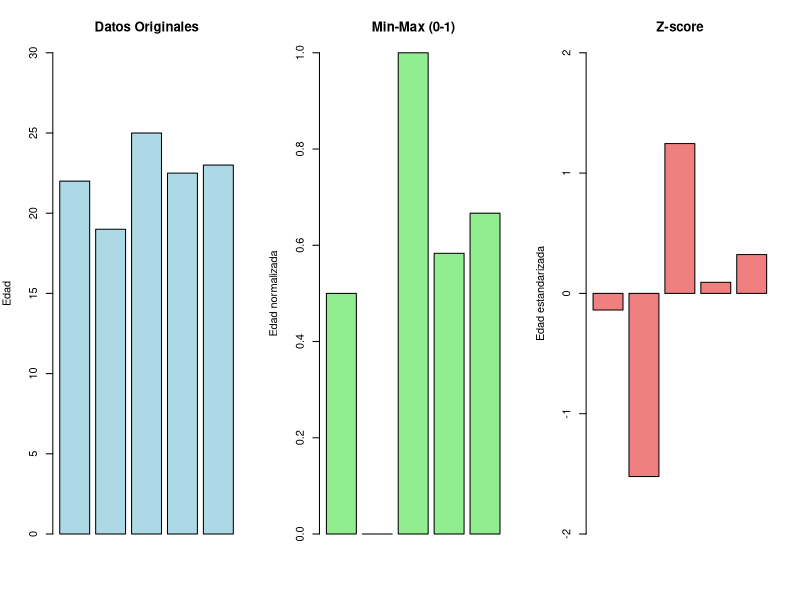

This chart was generated by the following R code:
## ---- chunk 1
knitr::opts_chunk$set(echo = TRUE, comment = "", warning = FALSE, message = FALSE)
## ---- chunk 2
# Datos brutos con problemas de formato
datos_brutos <- data.frame(
  nombre = c("Ana García", "PEDRO lópez", "  María Torres", "juan Pérez  ", "Lucía Martín"),
  edad = c(22, 19, 25, NA, 23),
  horas_estudio = c(15, 8, 20, 12, 18),
  nivel = c("Grado", "grado", "MÁSTER", "  Grado ", "Postgrado"),
  ciudad = c("Valencia", "madrid", "BARCELONA", "valencia ", "  Madrid"),
  beca = c("Sí", "No", "si", "NO", "SÍ"),
  nota_media = c(7.5, 5.2, 8.9, 6.1, 7.8),
  stringsAsFactors = FALSE
)

print(datos_brutos)
## ---- chunk 3
# Eliminar espacios al inicio y final
datos_brutos$nombre <- trimws(datos_brutos$nombre)
datos_brutos$nivel <- trimws(datos_brutos$nivel)
datos_brutos$ciudad <- trimws(datos_brutos$ciudad)
## ---- chunk 4
# Nombres propios: Primera letra mayúscula
datos_brutos$nombre <- tools::toTitleCase(tolower(datos_brutos$nombre))
datos_brutos$ciudad <- tools::toTitleCase(tolower(datos_brutos$ciudad))

# Categorías: Capitalizar primera letra
datos_brutos$nivel <- paste0(toupper(substring(datos_brutos$nivel, 1, 1)), 
                              tolower(substring(datos_brutos$nivel, 2)))
## ---- chunk 5
# Estandarizar valores booleanos
datos_brutos$beca <- tolower(datos_brutos$beca)
datos_brutos$beca[datos_brutos$beca %in% c("sí", "si")] <- "Sí"
datos_brutos$beca[datos_brutos$beca == "no"] <- "No"
## ---- chunk 6
print(datos_brutos)
## ---- chunk 7
# Rellenar valores faltantes con la mediana
datos_brutos$edad[is.na(datos_brutos$edad)] <- median(datos_brutos$edad, na.rm = TRUE)

print("Después de imputación:")
print(datos_brutos)
## ---- chunk 8
datos_brutos$beca_num <- ifelse(datos_brutos$beca == "Sí", 1, 0)
## ---- chunk 9
# Grado < Postgrado < Máster
nivel_orden <- c("Grado" = 1, "Postgrado" = 2, "Máster" = 3)
datos_brutos$nivel_num <- nivel_orden[datos_brutos$nivel]
## ---- chunk 10
# One-Hot Encoding para ciudad
datos_brutos$ciudad_Barcelona <- ifelse(datos_brutos$ciudad == "Barcelona", 1, 0)
datos_brutos$ciudad_Madrid <- ifelse(datos_brutos$ciudad == "Madrid", 1, 0)
datos_brutos$ciudad_Valencia <- ifelse(datos_brutos$ciudad == "Valencia", 1, 0)
## ---- chunk 11
print(datos_brutos)
## ---- chunk 12
columnas_num <- c("edad", "horas_estudio", "nota_media")
## ---- chunk 13
# Función para normalización Min-Max
min_max_norm <- function(x) {
  (x - min(x)) / (max(x) - min(x))
}

# Aplicar normalización
datos_minmax <- datos_brutos
datos_minmax$edad <- min_max_norm(datos_brutos$edad)
datos_minmax$horas_estudio <- min_max_norm(datos_brutos$horas_estudio)
datos_minmax$nota_media <- min_max_norm(datos_brutos$nota_media)

print("Normalización Min-Max (0-1):")
print(datos_minmax[, columnas_num])
## ---- chunk 14
# Estandarización Z-score
datos_zscore <- datos_brutos
datos_zscore$edad <- scale(datos_brutos$edad)
datos_zscore$horas_estudio <- scale(datos_brutos$horas_estudio)
datos_zscore$nota_media <- scale(datos_brutos$nota_media)

print("Estandarización Z-score:")
print(datos_zscore[, columnas_num])
## ---- chunk 15
cat("\nMedias (deben ser ≈ 0):\n")
print(colMeans(datos_zscore[, columnas_num]))

cat("\nDesviaciones estándar (deben ser = 1):\n")
print(apply(datos_zscore[, columnas_num], 2, sd))
## ---- chunk 16
# Configurar gráficos
par(mfrow = c(1, 3), mar = c(5, 4, 4, 2))

# Datos originales
barplot(datos_brutos$edad, 
        main = "Datos Originales",
        ylab = "Edad",
        col = "lightblue",
        ylim = c(0, 30))

# Min-Max
barplot(datos_minmax$edad, 
        main = "Min-Max (0-1)",
        ylab = "Edad normalizada",
        col = "lightgreen",
        ylim = c(0, 1))

# Z-score
barplot(as.numeric(datos_zscore$edad), 
        main = "Z-score",
        ylab = "Edad estandarizada",
        col = "lightcoral",
        ylim = c(-2, 2))
## ---- chunk 17
cat("========================================\n")
cat("PROCESO COMPLETO DE ESTANDARIZACIÓN\n")
cat("========================================\n\n")

cat("1. CORRECCIÓN DE FORMATOS:\n")
cat("   ✓ Eliminación de espacios\n")
cat("   ✓ Uniformización mayúsculas/minúsculas\n")
cat("   ✓ Estandarización de valores categóricos\n\n")

cat("2. IMPUTACIÓN:\n")
cat("   ✓ Valores faltantes → mediana\n\n")

cat("3. CODIFICACIÓN:\n")
cat("   ✓ Booleanas: Sí/No → 1/0\n")
cat("   ✓ Ordinales: Grado(1), Postgrado(2), Máster(3)\n")
cat("   ✓ Nominales: One-Hot Encoding\n\n")

cat("4. NORMALIZACIÓN (sentido específico):\n")
cat("   ✓ Min-Max: valores entre 0 y 1\n")
cat("   ✓ Z-score: media=0, desviación=1\n")
cat("========================================\n")
